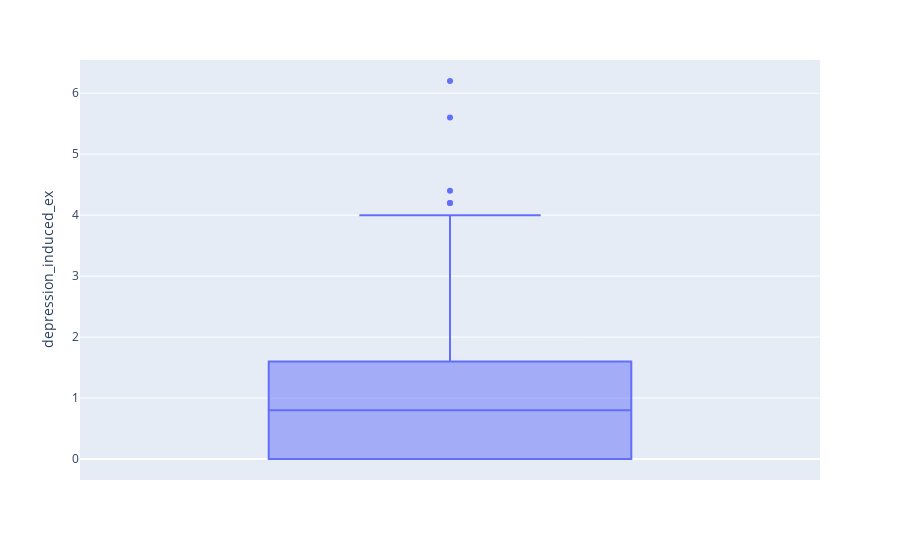

The cell this chart's notebook holds for it:
### Markdown cell above
**Depression_induced_ex**

### Code cell
fig = px.box(subset, y='depression_induced_ex')
fig.show()

### Figure 1 — Plotly figure (JSON) as saved in the notebook; plotly's stock layout.template omitted (floating-point values rounded to 4 significant figures; data arrays with more than 128 entries replaced by an {"elided": "..."} marker saying what was removed)
{"data": [{"alignmentgroup": "True", "hovertemplate": "depression_induced_ex=%{y}<extra></extra>", "legendgroup": "", "marker": {"color": "#636efa"}, "name": "", "notched": false, "offsetgroup": "", "orientation": "v", "showlegend": false, "type": "box", "x0": " ", "xaxis": "x", "y": {"elided": "302 float values"}, "y0": " ", "yaxis": "y"}], "layout": {"boxmode": "group", "legend": {"tracegroupgap": 0}, "margin": {"t": 60}, "xaxis": {"anchor": "y", "domain": [0, 1]}, "yaxis": {"anchor": "x", "domain": [0, 1], "title": {"text": "depression_induced_ex"}}}}
